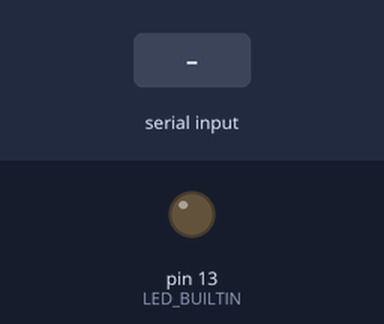
Bench run of a sketch on a simulated Arduino Uno, built with avr-gcc and run on an emulated ATmega328P. On the bench: output pins drawn as LEDs (lit = HIGH). Dashed ring = blinking. The test bench sets the inputs (shaded band). Random numbers use the default seed unless the sketch sets one.

Above: at 1.2 s.
1.3 s: "90,45\n" received over Serial
At 1.7 s:
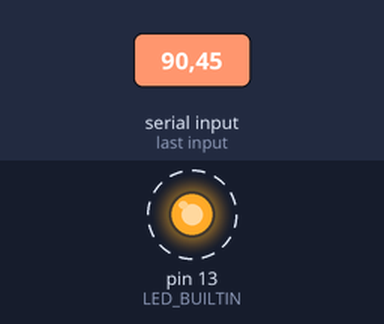
Timing chart, 0 to 10.3 s (numbered marks = the images above; inputs shaded):
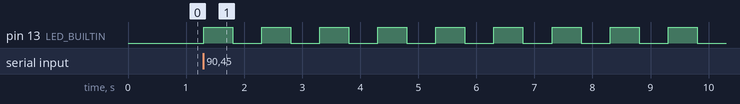

Measured:
- after the input at 1.3 s, pin 13 (LED_BUILTIN): alternates HIGH for 0.50 s and LOW for 0.50 s, starting at once

The sketch:

week1.ino
```cpp
int blink_count;
int random_sleep;

void setup() {
  pinMode(LED_BUILTIN, OUTPUT);
  digitalWrite(LED_BUILTIN, LOW);
  Serial.begin(9600);
  while (!Serial);
}

void loop() {
  if (Serial.available()) {
    blink_count = Serial.parseInt();

    while (Serial.available()) Serial.read();

    for (int i = 0; i < blink_count; i++) {
      digitalWrite(LED_BUILTIN, HIGH);
      delay(500);
      digitalWrite(LED_BUILTIN, LOW);
      delay(500);
    }

    random_sleep = random(1, 5);
    Serial.println(random_sleep);
  }
}
```
